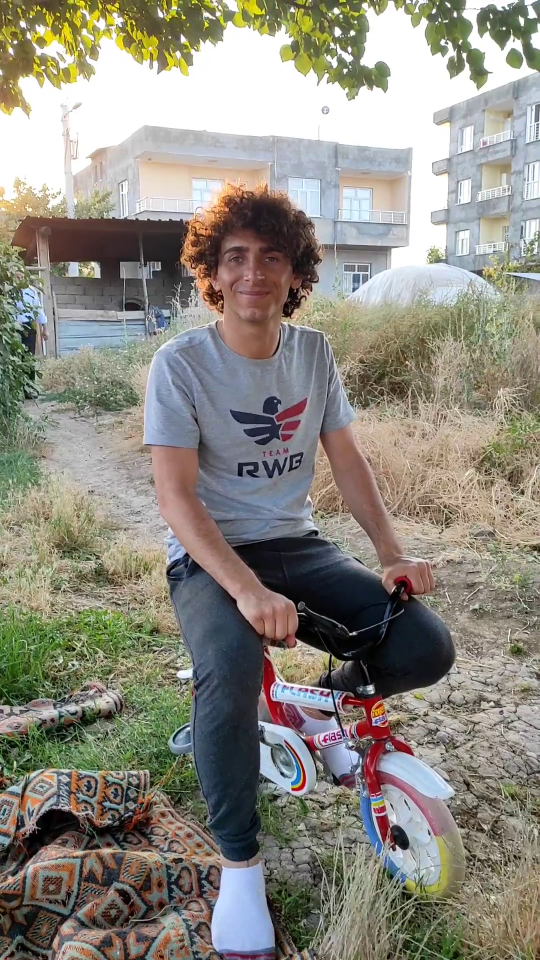
#> input picture frame 9 of video/video.mp4, 1080 x 1920 px (shown at 1/2 size)
$ python videoFullBodySelection.py
#> lines starting #> are read from the running program, lines starting #| are printed output that depends on the picture; after the words box and inside, x2 and y2 are one past the last pixel; in counts of white or black regions, pixels touching at a corner belong together
import cv2

vid = cv2.VideoCapture("video/video.mp4")
body = cv2.CascadeClassifier(cv2.data.haarcascades + "haarcascade_fullbody.xml")

while True:
    ret, frame = vid.read()
#> frame is the input picture: shape (1920, 1080, 3); mean B, G, R 128.4, 138.5, 141.9

    if not ret:
        break

    grey = cv2.cvtColor(frame, cv2.COLOR_BGR2GRAY)
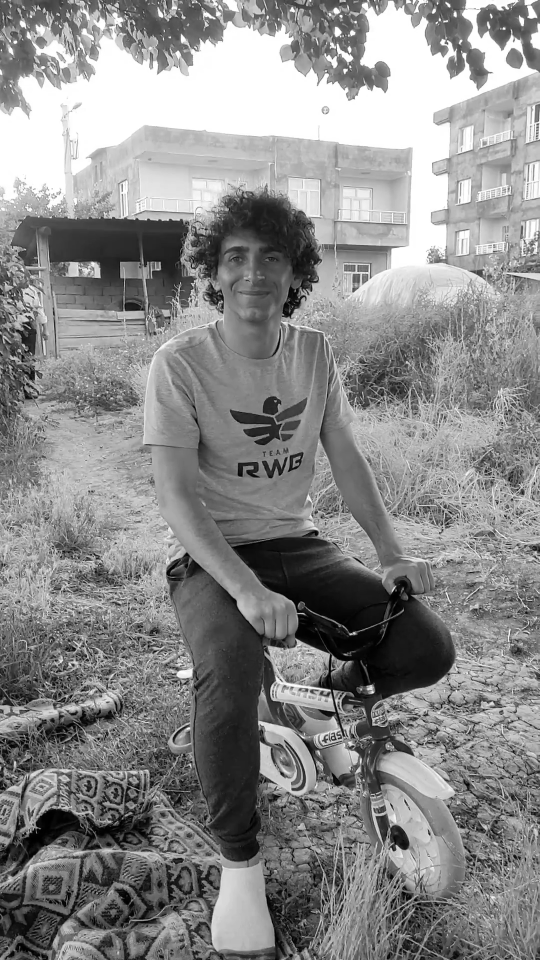
#> grey: shape (1920, 1080) (shown at 1/2 size); min 0, max 255, mean 138.3
    bodyFull = body.detectMultiScale(grey, 1.1, 1)
#> bodyFull = [[656, 279, 31, 62], [64, 117, 33, 66], [533, 904, 36, 73], [1026, 1564, 34, 70], [510, 878, 68, 136]]

    for (x, y, w, h) in bodyFull:
        cv2.rectangle(frame, (x, y), (x + w, y + h), (255, 0, 0), 2)

        cv2.imshow("Body", frame)
#> this loop made 5 passes
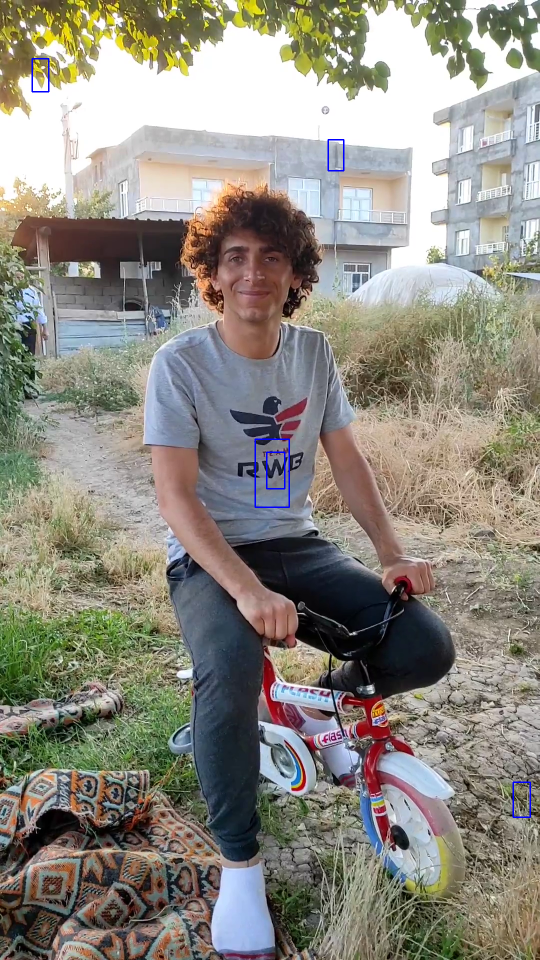
#> frame: shape (1920, 1080, 3) (shown at 1/2 size); 0.18% of pixels changed, all inside (x1, y1, x2, y2) = (63, 116, 1062, 1636)

    if cv2.waitKey(1) & 0XFF == ord("q"):
#> (key q is pressed here)
        break

cv2.destroyAllWindows()

$ run again, starting later in the video
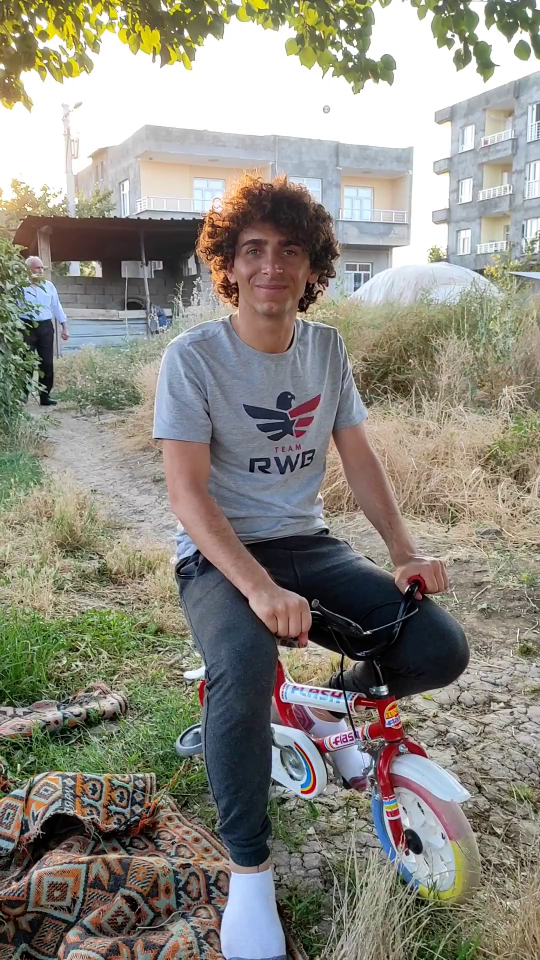
#> input picture frame 40 of video/video.mp4, 1080 x 1920 px (shown at 1/2 size)
#> frame is the input picture: shape (1920, 1080, 3); mean B, G, R 128.6, 138.6, 141.4
#> `grey = cv2.cvtColor(frame, cv2.COLOR_BGR2GRAY)`:
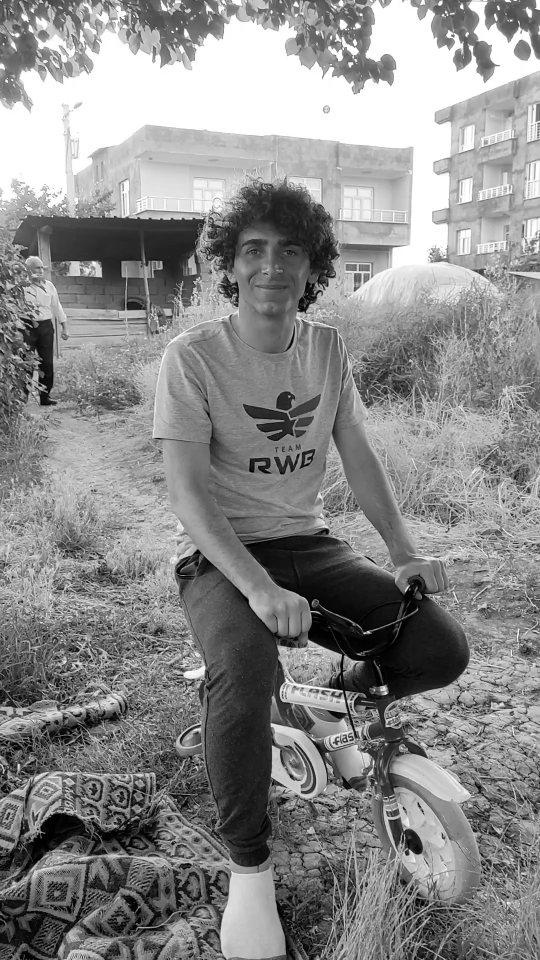
#> grey: shape (1920, 1080) (shown at 1/2 size); min 0, max 255, mean 138.3
#> bodyFull = [[248, 52, 16, 31], [296, 86, 23, 45], [954, 102, 34, 70], [337, 1744, 38, 76], [1028, 1268, 42, 84], [539, 882, 60, 121]]
#> the loop `for (x, y, w, h) in bodyFull:` made 6 passes
#> after the loop `for (x, y, w, h) in bodyFull:`:
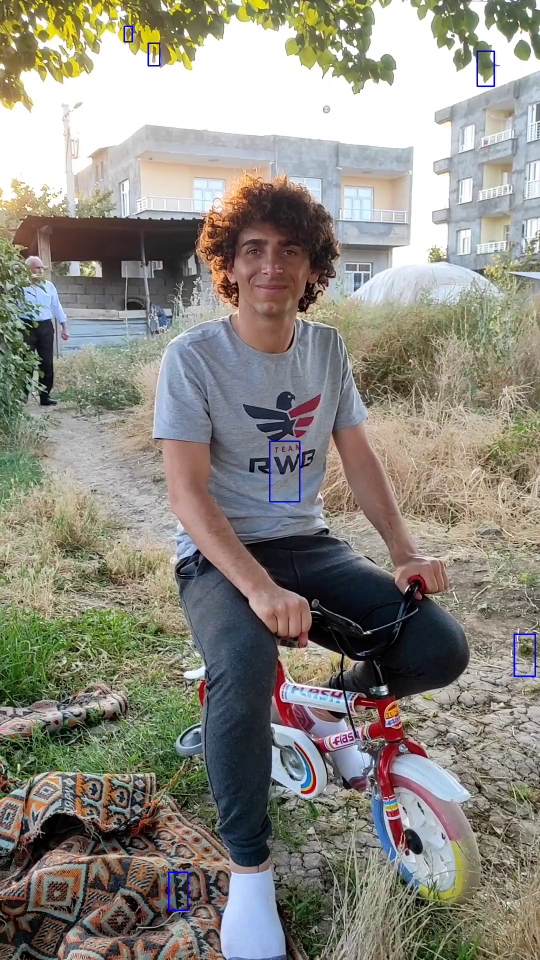
#> frame: shape (1920, 1080, 3) (shown at 1/2 size); 0.18% of pixels changed, all inside (x1, y1, x2, y2) = (247, 51, 1072, 1822)

$ run again, starting later in the video
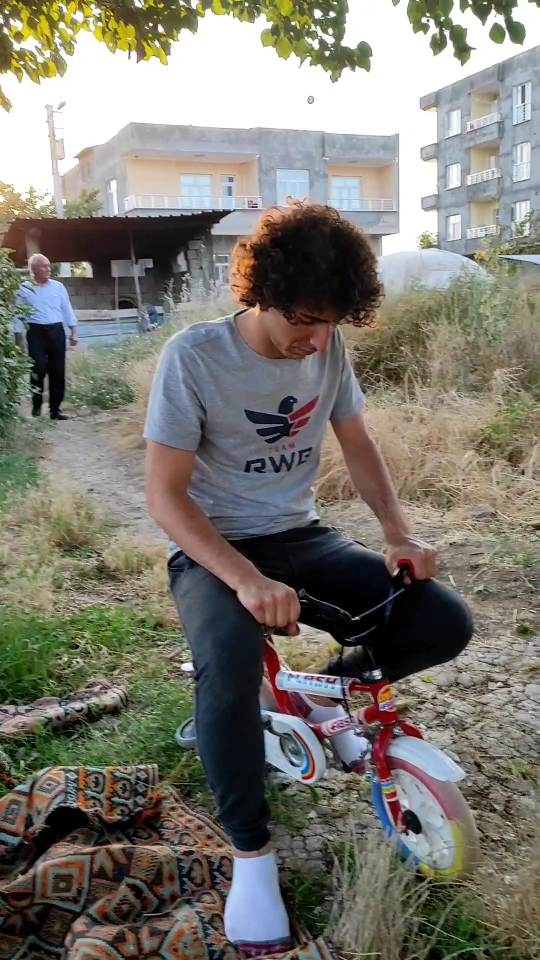
#> input picture frame 72 of video/video.mp4, 1080 x 1920 px (shown at 1/2 size)
#> frame is the input picture: shape (1920, 1080, 3); mean B, G, R 113.1, 121.6, 124.2
#> `grey = cv2.cvtColor(frame, cv2.COLOR_BGR2GRAY)`:
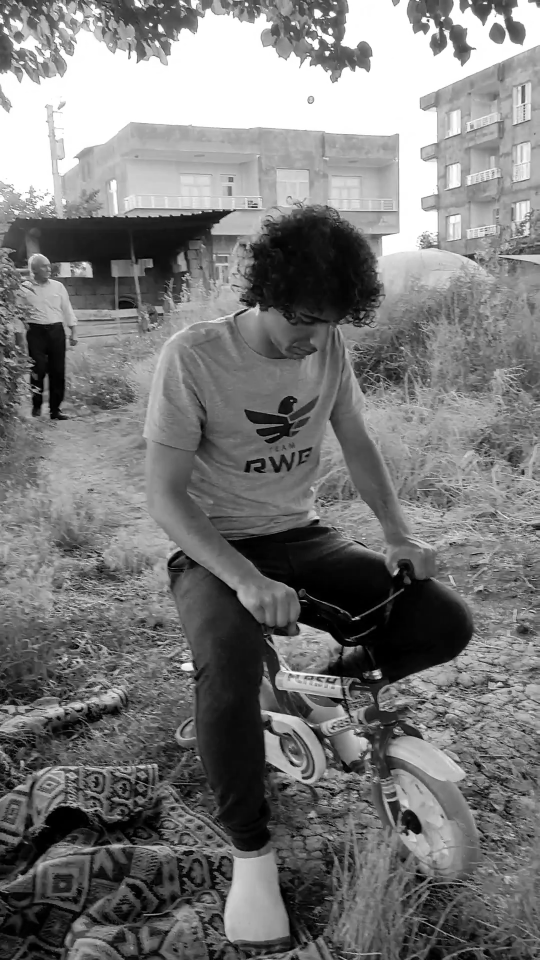
#> grey: shape (1920, 1080) (shown at 1/2 size); min 0, max 255, mean 121.4
#> bodyFull = [[200, 50, 15, 30], [325, 246, 22, 43], [244, 64, 30, 60], [630, 258, 30, 60], [633, 1675, 46, 92], [644, 76, 50, 102], [1002, 871, 51, 103], [321, 1089, 48, 97]]
#> the loop `for (x, y, w, h) in bodyFull:` made 8 passes
#> after the loop `for (x, y, w, h) in bodyFull:`:
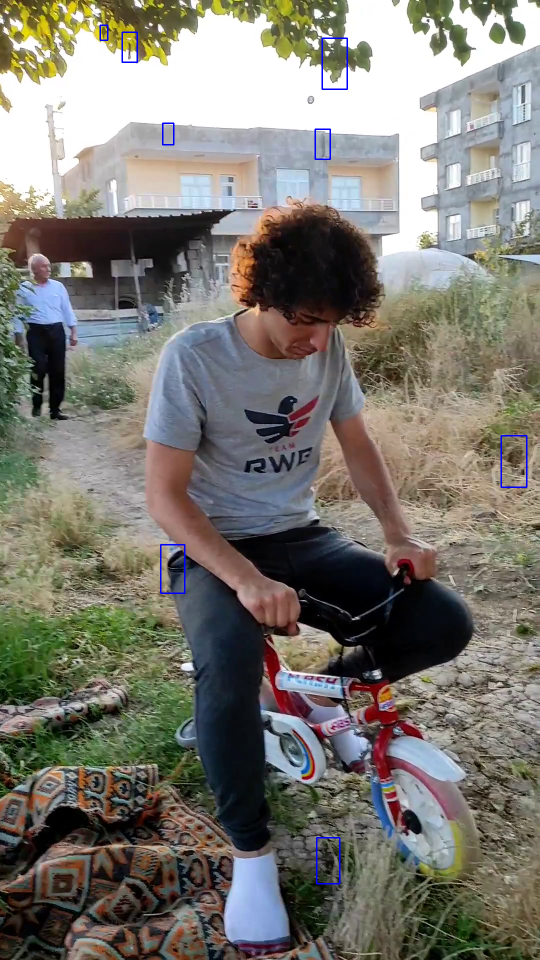
#> frame: shape (1920, 1080, 3) (shown at 1/2 size); 0.25% of pixels changed, all inside (x1, y1, x2, y2) = (199, 49, 1055, 1769)
